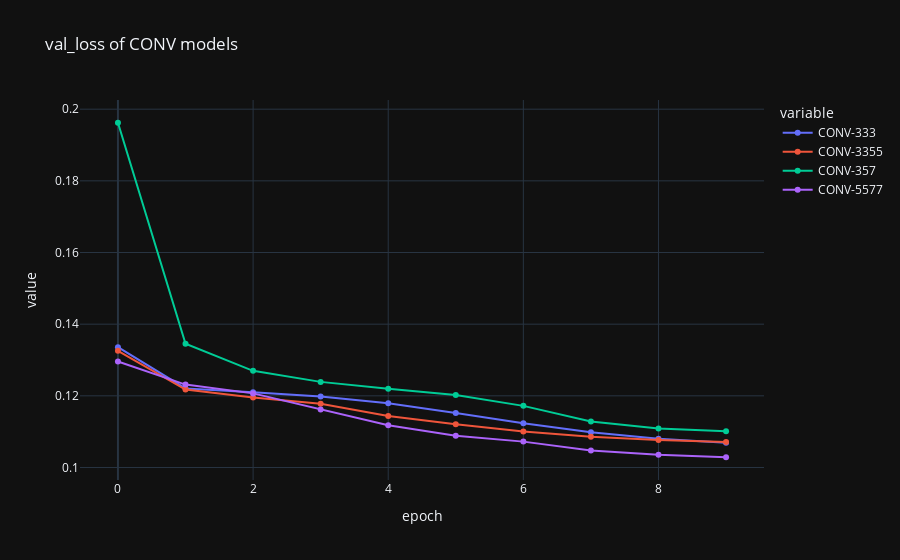

The notebook cell this image was saved under:
### Code cell
plot_selection_metric("CONV")

### Figure 1 — Plotly figure (JSON) as saved in the notebook; plotly's stock layout.template omitted (floating-point values rounded to 4 significant figures)
{"data": [{"hovertemplate": "variable=CONV-333<br>epoch=%{x}<br>value=%{y}<extra></extra>", "legendgroup": "CONV-333", "line": {"color": "#636efa", "dash": "solid"}, "marker": {"symbol": "circle"}, "mode": "lines+markers", "name": "CONV-333", "orientation": "v", "showlegend": true, "type": "scatter", "x": [0, 1, 2, 3, 4, 5, 6, 7, 8, 9], "xaxis": "x", "y": [0.1336, 0.1221, 0.121, 0.1198, 0.1179, 0.1152, 0.1123, 0.1098, 0.108, 0.1069], "yaxis": "y"}, {"hovertemplate": "variable=CONV-3355<br>epoch=%{x}<br>value=%{y}<extra></extra>", "legendgroup": "CONV-3355", "line": {"color": "#EF553B", "dash": "solid"}, "marker": {"symbol": "circle"}, "mode": "lines+markers", "name": "CONV-3355", "orientation": "v", "showlegend": true, "type": "scatter", "x": [0, 1, 2, 3, 4, 5, 6, 7, 8, 9], "xaxis": "x", "y": [0.1326, 0.1217, 0.1196, 0.1178, 0.1144, 0.1121, 0.1101, 0.1086, 0.1077, 0.1071], "yaxis": "y"}, {"hovertemplate": "variable=CONV-357<br>epoch=%{x}<br>value=%{y}<extra></extra>", "legendgroup": "CONV-357", "line": {"color": "#00cc96", "dash": "solid"}, "marker": {"symbol": "circle"}, "mode": "lines+markers", "name": "CONV-357", "orientation": "v", "showlegend": true, "type": "scatter", "x": [0, 1, 2, 3, 4, 5, 6, 7, 8, 9], "xaxis": "x", "y": [0.1962, 0.1346, 0.127, 0.1239, 0.122, 0.1203, 0.1172, 0.1128, 0.1109, 0.1101], "yaxis": "y"}, {"hovertemplate": "variable=CONV-5577<br>epoch=%{x}<br>value=%{y}<extra></extra>", "legendgroup": "CONV-5577", "line": {"color": "#ab63fa", "dash": "solid"}, "marker": {"symbol": "circle"}, "mode": "lines+markers", "name": "CONV-5577", "orientation": "v", "showlegend": true, "type": "scatter", "x": [0, 1, 2, 3, 4, 5, 6, 7, 8, 9], "xaxis": "x", "y": [0.1296, 0.1231, 0.1207, 0.1162, 0.1118, 0.1089, 0.1072, 0.1047, 0.1036, 0.1029], "yaxis": "y"}], "layout": {"legend": {"title": {"text": "variable"}, "tracegroupgap": 0}, "title": {"text": "val_loss of CONV models"}, "xaxis": {"anchor": "y", "domain": [0, 1], "title": {"text": "epoch"}}, "yaxis": {"anchor": "x", "domain": [0, 1], "title": {"text": "value"}}}}
